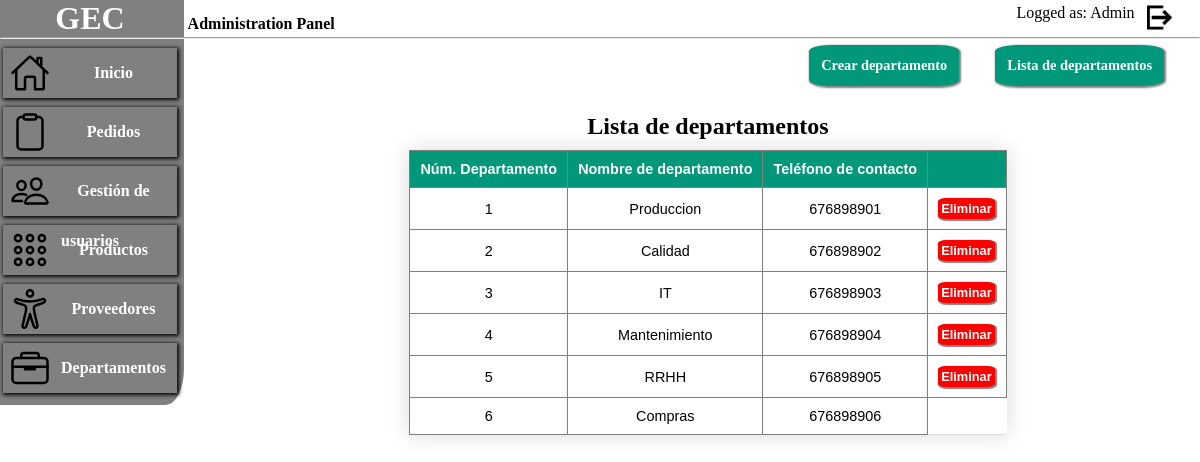
Page /Controllers/departamentos.php?accion=listar (signed in) on the earlier database version.
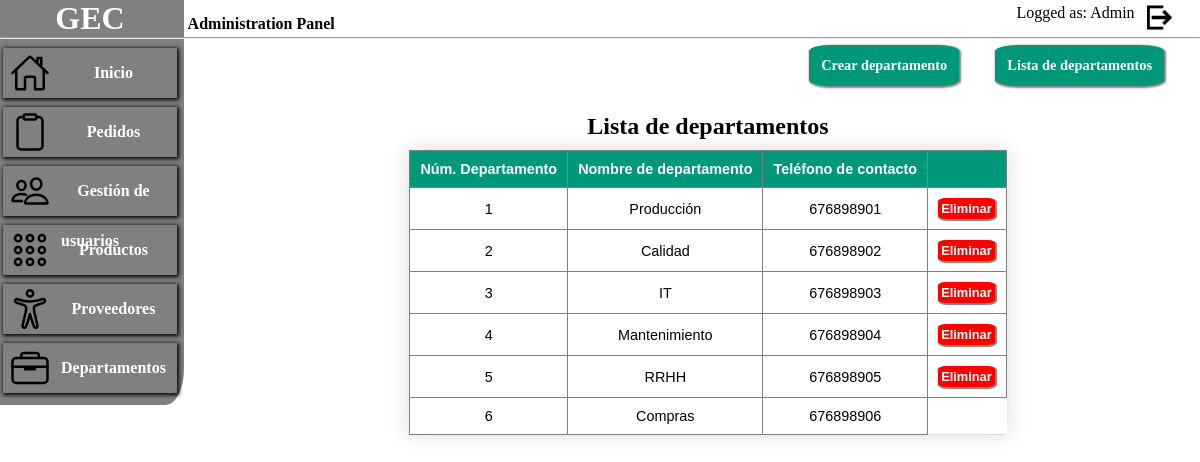
Same page on the later database version.
### tables this page shows
CREATE TABLE Departamento ( 
    Dep_ID INT NOT NULL,
    Dep_Nombre VARCHAR(100) NOT NULL,
    Dep_Telefono INT(10) NULL,
    PRIMARY KEY (Dep_ID)
 );

### Models/departamentoModel.php (called while the page is built, shortened)
<?php
class Departamento{
    public function getDepartamentos(){
        $conn=database::getConnection();
        $query=" SELECT * FROM `Departamento`";
        $departamentos = mysqli_query($conn,$query);
        return $departamentos;
    }
}
?>

### Controllers/departamentos.php (the view, shortened to what this page needs)
<?php
require_once '../Views/header.php';
require_once '../Views/menu.php';
require_once '../Models/departamentoModel.php';
?>
<div id="contendor_resumen">
    <a class="menuButton submit" href="departamentos.php?accion=listar">Lista de departamentos </a>
    <a class="menuButton submit " href="departamentos.php?accion=crear">Crear departamento </a>
</div>
<?php
if (isset($_GET['accion']) || isset($_POST['accion'])) {
    $accion = $_GET['accion'] ? $_GET['accion'] : $_POST['accion'];
    switch ($accion) {
        case 'listar':
            mostrarListaDep();
            break;
    }
}
?>
<?php function mostrarListaDep(){
    $departamento= new Departamento();
    $todos_departarmentos = $departamento->getDepartamentos();
?>
<div class="table_frame" id="table_result">
<h2 class="titulo">Lista de departamentos </h2>
    <table>
        <thead>
            <tr>
                <th>Núm. Departamento</th>
                <th>Nombre de departamento</th>
                <th>Teléfono de contacto</th>
                <th></th>
            </tr>
        </thead>
        <tbody>
            <?php if ($todos_departarmentos) : ?>
                <?php while ($dep = $todos_departarmentos->fetch_assoc()) : ?>
                    <tr>
                        <?php if ($dep['Dep_Nombre'] == 'Compras') : ?>
                            <td><?= $dep['Dep_ID'] ?></td>
                            <td><?= $dep['Dep_Nombre'] ?></td>
                            <td><?= $dep['Dep_Telefono'] ?></td>
                        <?php else : ?>
                            <td><?= $dep['Dep_ID'] ?></td>
                            <td><?= $dep['Dep_Nombre'] ?></td>
                            <td><?= $dep['Dep_Telefono'] ?></td>
                            <td>
                                <form class="action_form" action="departamentos.php" method="post">
                                    <input class="button button_input_eliminar" type="submit" value="Eliminar" onclick="return  confirm('Si borra el departamento, los empleados relacionados con el tambien se borraran. Desea continuar?')">
                                </form>
                            </td>
                        <?php endif ?>
                    </tr>
                <?php endwhile ?>
            <?php endif ?>
        </tbody>
    </table>
</div>
<?php } ?>

Differences in the rows shown:
changed departamento id 1: Dep_Nombre "Produccion" → "Producción"
